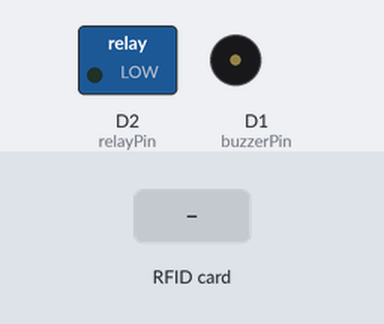
The program below on a simulated ESP8266 (NodeMCU). Parts: switched loads named in the program (green lamp = pin HIGH), buzzer (waves = sounding, pin HIGH). Inputs (shaded band) come from the test bench. WiFi joins after 1.5 s; servers stay silent unless stated; the Firebase database answers and starts empty; what the program prints to the serial monitor is not drawn.

Above: at 2.7 s.
2.8 s: RFID card 43 A2 0D 2E held to the reader
At 4.2 s:
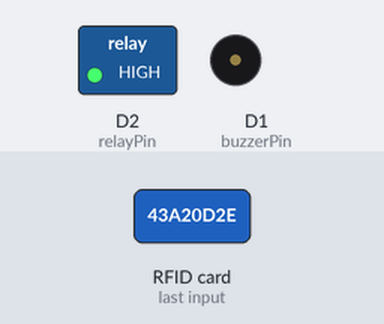
5.2 s: RFID card 5E 7A 19 C4 held to the reader
At 7.6 s:
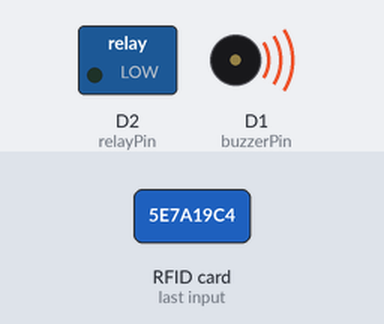
8.2 s: RFID card A1 C7 91 00 held to the reader
At 8.54 s:
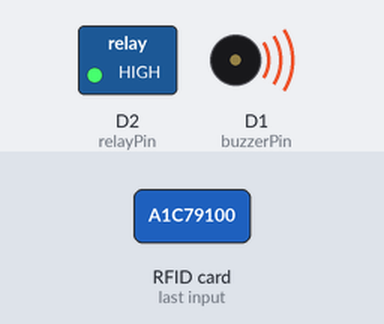
Timing chart, 0 to 13.9 s (numbered marks = the images above; inputs shaded):
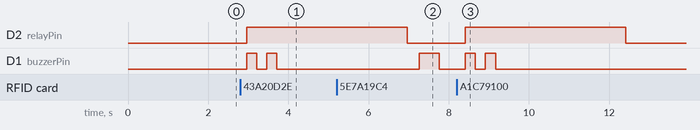

Measured:
- after the input at 2.8 s, D2 (relayPin): LOW → HIGH after 0.16 s; D1 (buzzerPin): alternates HIGH for 0.25 s and LOW for 0.25 s, 4 changes in all, then stays LOW, starting after 0.16 s
- after the input at 5.2 s, D1 (buzzerPin): LOW → HIGH after 2.1 s, → LOW 0.50 s later
- after the input at 8.2 s, D2 (relayPin): LOW → HIGH after 0.22 s, → LOW 4.0 s later; D1 (buzzerPin): alternates HIGH for 0.25 s and LOW for 0.25 s, 4 changes in all, then stays LOW, starting after 0.22 s

The program:

main.cpp
```cpp
#include <Arduino.h>
#include <ESP8266WiFi.h>
#include <FirebaseESP8266.h>
#include <SPI.h>
#include <MFRC522.h>

//hidden code id : 1
#define WIFI_SSID ""
#define WIFI_PASSWORD ""
#define DATABASE_URL ""

FirebaseData fbdo;
FirebaseAuth auth;
FirebaseConfig config;

const int relayPin = D2;
const int buzzerPin = D1;

const int wifiWaitTime = 15000;

#define SS_PIN D4
#define RST_PIN -1
MFRC522 rfid(SS_PIN, RST_PIN);

String cardID = "";

void beep(int type)
{
  if (type == 1)
  {
    digitalWrite(buzzerPin, HIGH);
    delay(250);
    digitalWrite(buzzerPin, LOW);
    delay(250);
    digitalWrite(buzzerPin, HIGH);
    delay(250);
    digitalWrite(buzzerPin, LOW);
    delay(250);
  }
  else if (type == 2)
  {
    digitalWrite(buzzerPin, HIGH);
    delay(500);
    digitalWrite(buzzerPin, LOW);
    delay(500);
  }
}
void setup()
{
  Serial.begin(9600);
  WiFi.begin(WIFI_SSID, WIFI_PASSWORD);
  Serial.print("Connecting to Wi-Fi");
  int i = 0;
  while (WiFi.status() != WL_CONNECTED && i < wifiWaitTime)
  {
    Serial.print(".");
    delay(300);
    i += 300;
  }
  if (WiFi.status() == WL_CONNECTED)
  {
    Serial.println();
    Serial.print("Connected with IP: ");
    Serial.println(WiFi.localIP());
    Serial.println();
  }
  if (i >= wifiWaitTime)
  {
    Serial.println();
    Serial.println("Connection failed");
    Serial.println();
  }

  config.signer.test_mode = true;
  config.database_url = DATABASE_URL;
  //hiden code id : 2
  config.signer.tokens.legacy_token = "";

  Firebase.begin(&config, &auth);
  Firebase.reconnectWiFi(true);
  Firebase.setDoubleDigits(5);

  pinMode(relayPin, OUTPUT);
  digitalWrite(relayPin, LOW);
  pinMode(buzzerPin, OUTPUT);
  digitalWrite(buzzerPin, LOW);

  SPI.begin();     // Init SPI bus
  rfid.PCD_Init(); // Init MFRC522 module
  Serial.println("Scan an RFID tag...");
}

void loop()
{
  cardID = "";
  if (rfid.PICC_IsNewCardPresent() && rfid.PICC_ReadCardSerial())
  {
    // Convert UID to a string
    Serial.print("Card UID: ");
    for (byte i = 0; i < rfid.uid.size; i++)
    {
      // Add each byte to the cardID string in HEX format
      cardID += String(rfid.uid.uidByte[i] < 0x10 ? "0" : "");
      cardID += String(rfid.uid.uidByte[i], HEX);
    }
    Serial.println(cardID); // Print the card ID stored in the string
    if (cardID == "43a20d2e" || cardID == "a1c79100" || cardID == "c9d19100" || cardID == "73f09100" || cardID == "734d6030" || cardID == "f31df106")
    {
      digitalWrite(relayPin, HIGH);
      beep(1);
      delay(3000);
      digitalWrite(relayPin, LOW);
    }
    else
    {
      String access = Firebase.getString(fbdo, "access/" + cardID + "/status") ? fbdo.to<const char *>() : fbdo.errorReason().c_str();
      Serial.println(access);

      if (access == "granted")
      {
        digitalWrite(relayPin, HIGH);
        beep(1);
        delay(3000);
        digitalWrite(relayPin, LOW);
      }
      else
      {
        if (access == "path not exist")
        {
          Firebase.setString(fbdo, "access/" + cardID + "/status", "denied") ? "ok" : fbdo.errorReason().c_str();
          Firebase.setString(fbdo, "access/" + cardID + "/Name", "Guest") ? "ok" : fbdo.errorReason().c_str();
        }
        beep(2);
      }
    }
    // Halt PICC and stop encryption on PCD
    rfid.PICC_HaltA();
    rfid.PCD_StopCrypto1();
  }
  String lock = Firebase.getString(fbdo, "lock") ? fbdo.to<const char *>() : fbdo.errorReason().c_str();
  if (lock == "open")
  {
    digitalWrite(relayPin, HIGH);
    beep(1);
    delay(3000);
    digitalWrite(relayPin, LOW);
    Firebase.setString(fbdo, "lock", "close") ? "ok" : fbdo.errorReason().c_str();
  }
}
```
